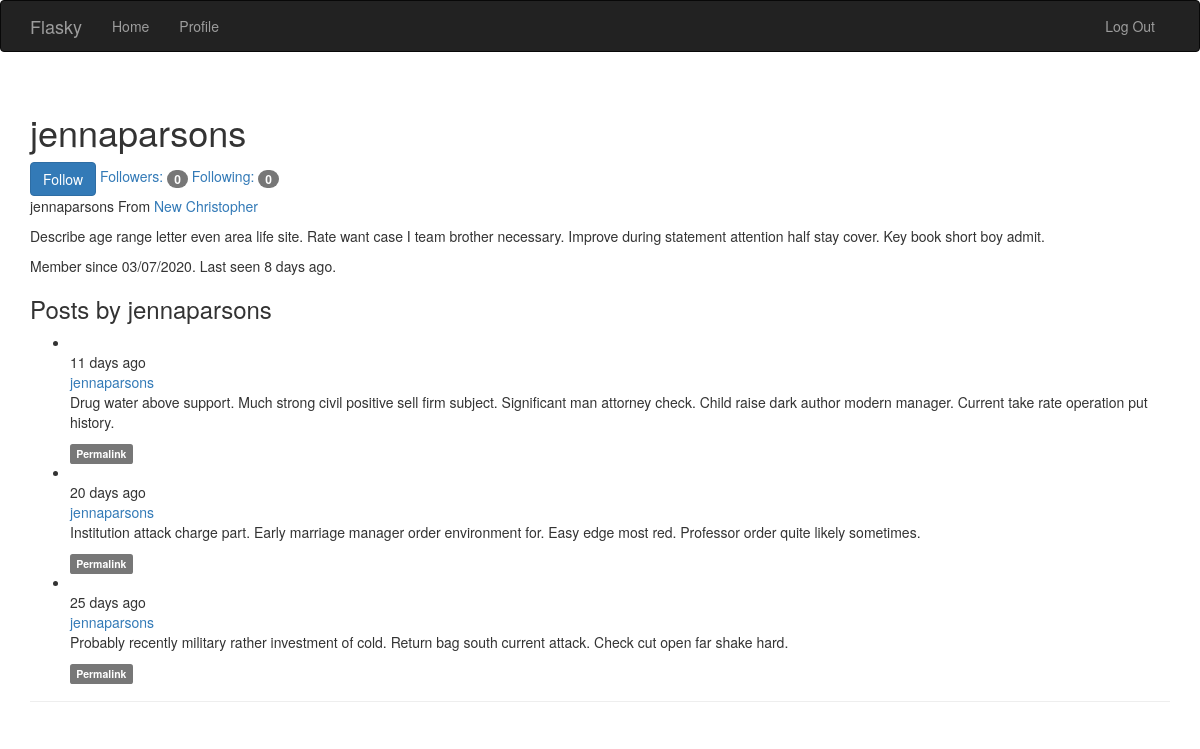
Screenshot of /user/jennaparsons (signed in) with the database file from the repository.
### app/models.py (models this page shows, shortened)
class User(UserMixin, db.Model):
    __tablename__ = 'users'
    id = db.Column(db.Integer, primary_key=True)
    email = db.Column(db.String(64), unique=True, index=True)
    password_hash = db.Column(db.String(128))
    username = db.Column(db.String(64), unique=True, index=True)
    role_id = db.Column(db.Integer, db.ForeignKey('roles.id'))
    confirmed = db.Column(db.Boolean, default=False)
    name = db.Column(db.String(64))
    location = db.Column(db.String(64))
    about_me = db.Column(db.Text())
    member_since = db.Column(db.DateTime(), default=datetime.utcnow)
    last_seen = db.Column(db.DateTime(), default=datetime.utcnow)
    posts = db.relationship('Post', backref='author', lazy='dynamic')
    followed = db.relationship('Follow', foreign_keys=[Follow.follower_id],
                               backref=db.backref('follower', lazy='joined'),
                               lazy='dynamic', cascade='all, delete-orphan')
    followers = db.relationship('Follow', foreign_keys=[Follow.followed_id],
                                backref=db.backref('followed', lazy='joined'),
                                lazy='dynamic', cascade='all, delete-orphan')
    @property
    def password(self):
        raise AttributeError('Password is not a readable attribute!')
    def can(self, perm):
        return self.role is not None and self.role.has_permission(perm)
    def is_administrator(self):
        return self.can(Permission.ADMIN)
    def ping(self):
        self.last_seen = datetime.utcnow()
        db.session.add(self)
        db.session.commit()
    def is_following(self, user):
        if user.id is None:
            return False
        return self.followed.filter_by(followed_id=user.id).first() is not None

class Post(db.Model):
    __tablename__ = 'post'
    id = db.Column(db.Integer, primary_key=True)
    body = db.Column(db.Text)
    body_html = db.Column(db.Text)
    timestamp = db.Column(db.DateTime, index=True, default=datetime.utcnow)
    author_id = db.Column(db.Integer, db.ForeignKey('users.id'))

### app/main/views.py (the view)
@main.route('/user/<username>')
def user(username):
    user = User.query.filter_by(username=username).first_or_404()
    posts = user.posts.order_by(Post.timestamp.desc()).all()
    return render_template('user.html', user=user, posts=posts)

### app/auth/views.py (called while the page is built)
@auth.before_app_request
def before_request():
    if current_user.is_authenticated:
        current_user.ping()
        if not current_user.confirmed \
                and request.blueprint != 'auth' \
                and request.endpoint != 'static':
            return redirect(url_for('auth.unconfirmed'))

### app/main/__init__.py (called while the page is built)
@main.app_context_processor
def inject_permission():
    return dict(Permission=Permission)

### app/models.py (called while the page is built)
@login_manager.user_loader
def load_user(user_id):
    return User.query.get(int(user_id))

    def has_permission(self, perm):
        return self.permission & perm == perm

### app/templates/user.html (shortened to what this page needs)
{% extends 'base.html' %}
{% block page_content %}
<div class="page-header">
    <h1>{{ user.username }}</h1>
    {% if current_user.can(Permission.FOLLOW) and user != current_user %}
        {% if not current_user.is_following(user) %}
        <a href="{{ url_for('.follow', username=user.username) }}" class="btn btn-primary">Follow</a>
        {% else %}
        <a href="{{ url_for('.unfollow', username=user.username) }}" class="btn btn-default">Unfollow</a>
        {% endif %}
    {% endif %}
    <a href="{{ url_for('.followers', username=user.username) }}">Followers:
        <span class="badge">{{ user.followers.count() - 1}}</span>
    </a>
    <a href="{{ url_for('.followed_by', username=user.username) }}">Following:
        <span class="badge">{{ user.followed.count() - 1}}</span>
    </a>
    <p>
        {% if user.name %}{{ user.username }}{% endif %}
        {% if user.location %}
            From <a href="http://maps.google.com/?q={{ user.location }}">
                {{ user.location }}
            </a>
        {% endif %}
    </p>
    {% if user.about_me %}<p>{{ user.about_me }}</p>{% endif %}
    <p>
        Member since {{ moment(user.member_since).format('L') }}.
        Last seen {{ moment(user.last_seen).fromNow() }}.
    </p>
    <h3>Posts by {{ user.username }}</h3>
    {% include '_posts.html' %}
</div>
{% endblock %}

### app/templates/_posts.html (shortened to what this page needs)
<ul class="posts">
    {% for post in posts %}
    <li class="post">
        <div class="profile-thumbnail">
        </div>
        <div class="post-date">{{ moment(post.timestamp).fromNow() }}</div>
        <div class="post-author">
            <a href="{{ url_for('.user', username=post.author.username) }}">
                {{ post.author.username }}
            </a>
        </div>
        <div class="post-content">
            <div class="post-body">
            {% if post.body_html %}
                {{ post.body_html | safe }}
            {% else %}
                {{ post.body }}
            {% endif %}
            </div>
            <div class="post-footer">
                <a href="{{ url_for('.post', id=post.id) }}"><span class="label label-default">Permalink</span></a>
            </div>
        </div>
    </li>
    {% endfor %}
</ul>

### rows the page displays
User: username "jennaparsons", location "New Christopher", about_me "Describe age range letter even area life site. Rate want case I team brother necessary. Improve during statement attention half stay cover. Key book short boy admit.", member_since "03/07/2020", last_seen "8 days ago"
Post: timestamp "11 days ago", author.username "jennaparsons", body_html "Drug water above support. Much strong civil positive sell firm subject. Significant man attorney check. Child raise dark author modern manager. Current take rate operation put history."
Post: timestamp "20 days ago", author.username "jennaparsons", body_html "Institution attack charge part. Early marriage manager order environment for. Easy edge most red. Professor order quite likely sometimes."
Post: timestamp "25 days ago", author.username "jennaparsons", body_html "Probably recently military rather investment of cold. Return bag south current attack. Check cut open far shake hard."

### other values shown
{{ user.followers.count() - 1 }} "0"
{{ user.followed.count() - 1 }} "0"
